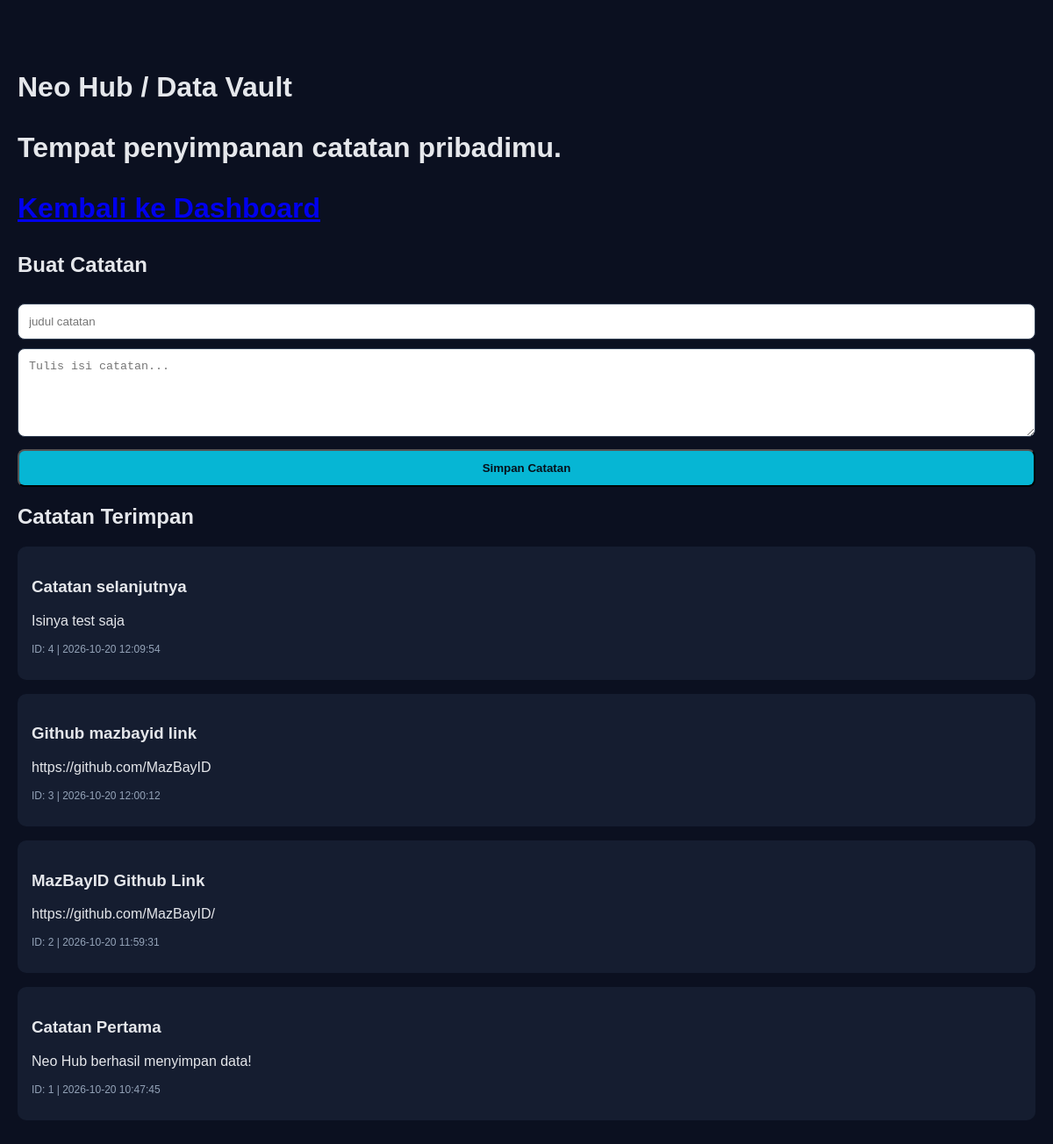
Page /vault on the committed database.
### tables this page shows
CREATE TABLE vault_items (
                id INTEGER PRIMARY KEY AUTOINCREMENT,
                title TEXT NOT NULL,
                content TEXT NOT NULL,
                created_at TIMESTAMP DEFAULT CURRENT_TIMESTAMP
            );

### app.py (the view)
@app.route("/vault")
def vault():
    items = database.get_all_items()
    return render_template("vault.html", items=items)

### database.py (called while the page is built)
def get_connection():
    connection = sqlite3.connect(DB_PATH)
    connection.row_factory = sqlite3.Row
    return connection

def get_all_items():
    connection = get_connection()
    try:
        items = connection.execute(
            "SELECT * FROM vault_items ORDER BY id DESC"
        ).fetchall()
        return items
    finally:
        connection.close()

### templates/vault.html (shortened to what this page needs)
<!DOCTYPE html>
<html lang="id">
<head>
</head>
<body>
    <h1>Neo Hub / Data Vault<h1>
    <p>Tempat penyimpanan catatan pribadimu.</p>
    <p><a href="/">Kembali ke Dashboard</a></p>
    <h2>Buat Catatan</h2>
    <form action="{{ url_for('add_vault_item') }}" method="POST">
        <input
            type="text"
            name="title"
            placeholder="judul catatan"
            maxlength="150"
            required
        >
        <textarea
            name="content"
            placeholder="Tulis isi catatan..."
            rows="5"
            required
        ></textarea>
        <button type="submit">Simpan Catatan</button>
    </form>
    <h2>Catatan Terimpan</h2>
    {% for item in items %}
        <div class="item">
            <h3>{{ item["title"] }}</h3>
            <p>{{ item["content"] }}</p>
            <p class="date">
                ID: {{ item["id"] }} |
                {{ item["created_at"] }}
            </p>
        </div>
    {% else %}
        <p>Belum ada catatan tersimpan.</p>
    {% endfor %}
</body>
</html>

### templates/vault.html (style rules this page uses)
body { background: #0b1020; color: #e5e7eb; font-family: sans-serif; max width: 800px; margin: 40px auto; padding: 20px; }
input, textarea, button { box-sizing: border-box; width: 100%; padding: 12px; margin-top: 10px; border-radius: 8px; }
input, textarea { background: #15d30; color: #06111b; border: 1px solid #334155; }
button { background: #06b6d4; color: #06111b; birder: none; font-weight: bold; }
.item { background: #151d30; padding: 16px; margin-top: 16px; border-radius: 10px; overflow-warp: anywhere; }
.date { color: #94a3b8; font-size: 12px; }
a { color: #67ef9; }

### rows in the picture
vault_items: title "Catatan selanjutnya", content "Isinya test saja", id "4", created_at "2026-10-20 12:09:54"
vault_items: title "Github mazbayid link", content "https://github.com/MazBayID", id "3", created_at "2026-10-20 12:00:12"
vault_items: title "MazBayID Github Link", content "https://github.com/MazBayID/", id "2", created_at "2026-10-20 11:59:31"
vault_items: title "Catatan Pertama", content "Neo Hub berhasil menyimpan data!", id "1", created_at "2026-10-20 10:47:45"
